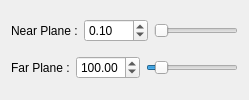
      <widget class="QWidget" name="perspectiveTab">
       <attribute name="title">
        <string>Perspective</string>
       </attribute>
       <layout class="QGridLayout" name="gridLayout_7">
        <item row="0" column="0">
         <layout class="QHBoxLayout" name="horizontalLayout_4">
          <item>
           <widget class="QLabel" name="label_3">
            <property name="sizePolicy">
             <sizepolicy hsizetype="Fixed" vsizetype="Preferred">
              <horstretch>0</horstretch>
              <verstretch>0</verstretch>
             </sizepolicy>
            </property>
            <property name="text">
             <string>Near Plane :</string>
            </property>
           </widget>
          </item>
          <item>
           <widget class="QDoubleSpinBox" name="persNearSpin">
            <property name="decimals">
             <number>2</number>
            </property>
            <property name="minimum">
             <double>0.000000000000000</double>
            </property>
            <property name="maximum">
             <double>999.000000000000000</double>
            </property>
            <property name="singleStep">
             <double>0.100000000000000</double>
            </property>
            <property name="value">
             <double>0.100000000000000</double>
            </property>
           </widget>
          </item>
          <item>
           <widget class="QSlider" name="persNearSlider">
            <property name="maximum">
             <number>99900</number>
            </property>
            <property name="value">
             <number>10</number>
            </property>
            <property name="orientation">
             <enum>Qt::Horizontal</enum>
            </property>
           </widget>
          </item>
         </layout>
        </item>
        <item row="1" column="0">
         <layout class="QHBoxLayout" name="horizontalLayout_5">
          <item>
           <widget class="QLabel" name="label_4">
            <property name="sizePolicy">
             <sizepolicy hsizetype="Fixed" vsizetype="Preferred">
              <horstretch>0</horstretch>
              <verstretch>0</verstretch>
             </sizepolicy>
            </property>
            <property name="text">
             <string>Far Plane :</string>
            </property>
           </widget>
          </item>
          <item>
           <widget class="QDoubleSpinBox" name="persFarSpin">
            <property name="minimum">
             <double>0.000000000000000</double>
            </property>
            <property name="maximum">
             <double>999.000000000000000</double>
            </property>
            <property name="singleStep">
             <double>0.100000000000000</double>
            </property>
            <property name="value">
             <double>100.000000000000000</double>
            </property>
           </widget>
          </item>
          <item>
           <widget class="QSlider" name="persFarSlider">
            <property name="maximum">
             <number>99900</number>
            </property>
            <property name="value">
             <number>10000</number>
            </property>
            <property name="orientation">
             <enum>Qt::Horizontal</enum>
            </property>
           </widget>
          </item>
         </layout>
        </item>
       </layout>
      </widget>
